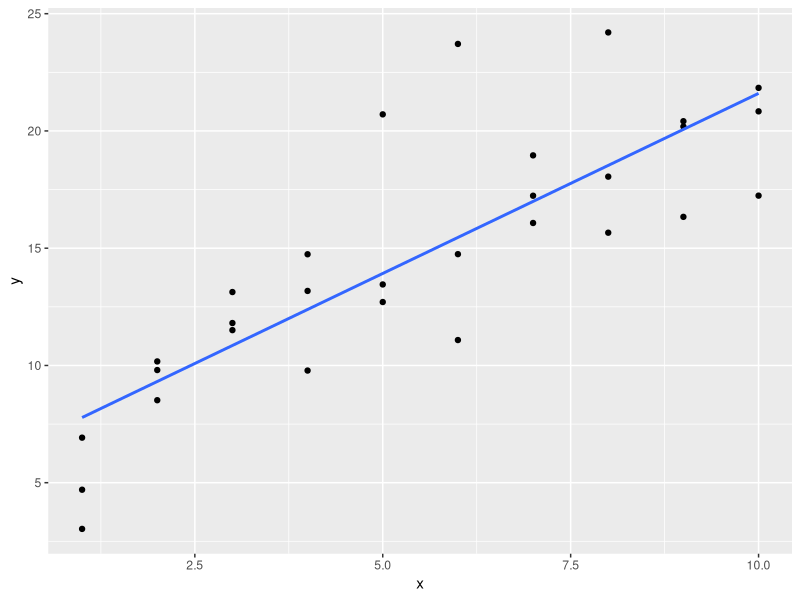
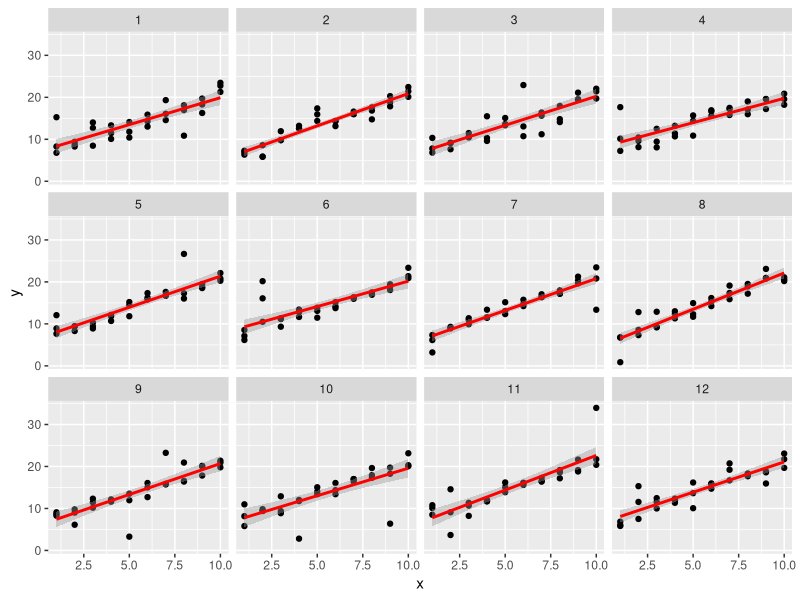
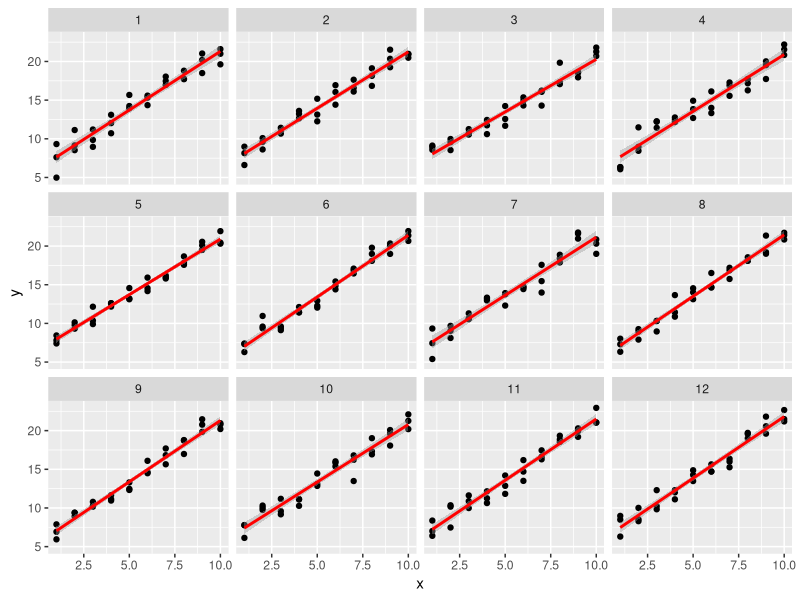
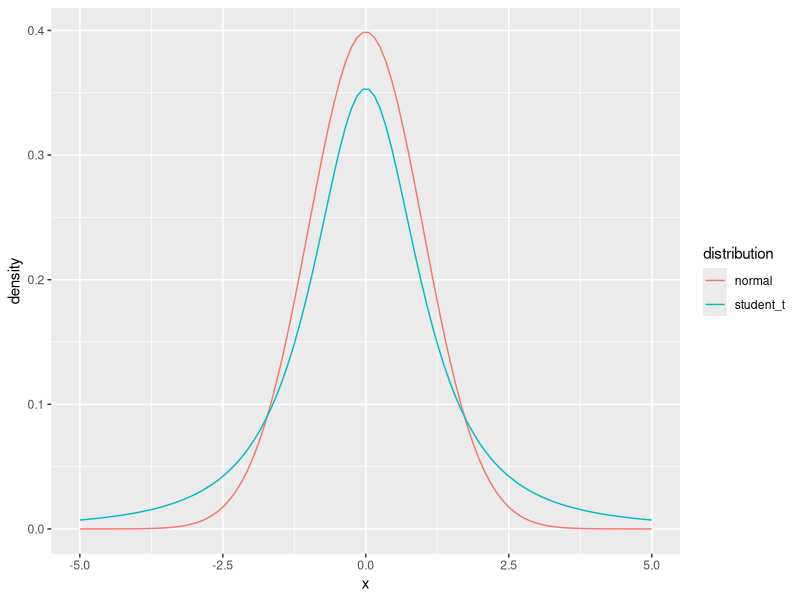

Reproduce these figures in R, in order. (Note: this script raises an error after producing the figures.)
## ---- chunk 1
library("tidyverse")
library("modelr")
options(na.action = na.warn)
## ---- chunk 2
sim1a <- tibble(
  x = rep(1:10, each = 3),
  y = x * 1.5 + 6 + rt(length(x), df = 2)
)
## ---- chunk 3
ggplot(sim1a, aes(x = x, y = y)) +
  geom_point() +
  geom_smooth(method = "lm", se = FALSE)
## ---- chunk 4
simt <- function(i) {
  tibble(
    x = rep(1:10, each = 3),
    y = x * 1.5 + 6 + rt(length(x), df = 2),
    .id = i
  )
}

sims <- map_df(1:12, simt)

ggplot(sims, aes(x = x, y = y)) +
  geom_point() +
  geom_smooth(method = "lm", color = "red") +
  facet_wrap(~ .id, ncol = 4)

## ---- chunk 5
sim_norm <- function(i) {
  tibble(
    x = rep(1:10, each = 3),
    y = x * 1.5 + 6 + rnorm(length(x)),
    .id = i
  )
}

simdf_norm <- map_df(1:12, sim_norm)

ggplot(simdf_norm, aes(x = x, y = y)) +
  geom_point() +
  geom_smooth(method = "lm", color = "red") +
  facet_wrap(~ .id, ncol = 4)

## ---- chunk 6
tibble(
  x = seq(-5, 5, length.out = 100),
  normal = dnorm(x),
  student_t = dt(x, df = 2) 
) %>% 
  gather(distribution, density, -x) %>%
  ggplot(aes(x = x, y = density, colour = distribution)) +
  geom_line()
## ---- chunk 7
pnorm(2, lower.tail = FALSE)
## ---- chunk 8
pt(2, df = 2, lower.tail = FALSE)
## ---- chunk 9
measure_distance <- function(mod, data) {
  diff <- data$y - make_prediction(mod, data)
  mean(abs(diff))
}
## ---- chunk 10
make_prediction <- function(mod, data) {
  mod[1] + mod[2] * data$x
}
## ---- chunk 11
best <- optim(c(0, 0), measure_distance, data = sim1a)
best$par
## ---- chunk 12
measure_distance_ls <- function(mod, data) {
  diff <- data$y - (mod[1] + mod[2] * data$x)
  sqrt(mean(diff ^ 2))
}
best <- optim(c(0, 0), measure_distance_ls, data = sim1a)
best$par
## ---- chunk 13
measure_distance_3 <- function(a, data) {
  diff <- data$y - model3(a, data)
  sqrt(mean(diff ^ 2))
}
## ---- chunk 14
best3a <- optim(c(0, 0, 0), measure_distance_3, data = sim1)
best3a$par
## ---- chunk 15
best3b <- optim(c(0, 0, 1), measure_distance_3, data = sim1)
best3b$par
## ---- chunk 16
best3c <- optim(c(0, 0, 5), measure_distance_3, data = sim1)
best3c$par
## ---- chunk 17
sim1_loess <- loess(y ~ x, data = sim1)
grid_loess <- sim1 %>%
  add_predictions(sim1_loess)

sim1 <- sim1 %>%
  add_residuals(sim1_loess, var = "resid_loess") %>%
  add_predictions(sim1_loess, var = "pred_loess")
  
## ---- chunk 18
plot_sim1_loess <- 
  ggplot(sim1, aes(x = x, y = y)) +
  geom_point() +
  geom_line(aes(x = x, y = pred), data = grid_loess, colour = "red")
plot_sim1_loess
## ---- chunk 19
plot_sim1_loess +
  geom_smooth(colour = "blue", se = FALSE, alpha = 0.20)
## ---- chunk 20
ggplot(sim1, aes(x = x)) +
  geom_ref_line(h = 0) +
  geom_point(aes(y = resid)) +
  geom_point(aes(y = resid_loess), colour = "red")

## ---- chunk 21
sim1_mod <- lm(y ~ x, data = sim1)
grid <- sim1 %>% 
  data_grid(x) 
## ---- chunk 22
grid %>%
  add_predictions(sim1_mod, var = "pred_lm") %>%
  add_predictions(sim1_loess, var = "pred_loess")
## ---- chunk 23
grid %>%
  gather_predictions(sim1_mod, sim1_loess) 
## ---- chunk 24
grid %>%
  spread_predictions(sim1_mod, sim1_loess)
## ---- chunk 25
grid %>%
  gather_predictions(sim1_mod, sim1_loess) %>%
  spread(model, pred)
## ---- chunk 26
mod2a <- lm(y ~ x - 1, data = sim2)
## ---- chunk 27
mod2 <- lm(y ~ x, data = sim2)
## ---- chunk 28
grid <- sim2 %>% 
  data_grid(x) %>% 
  add_predictions(mod2, mod2a)
grid
## ---- chunk 29
mod1 <- lm(y ~ x1 + x2, data = sim3)
mod2 <- lm(y ~ x1 * x2, data = sim3)
